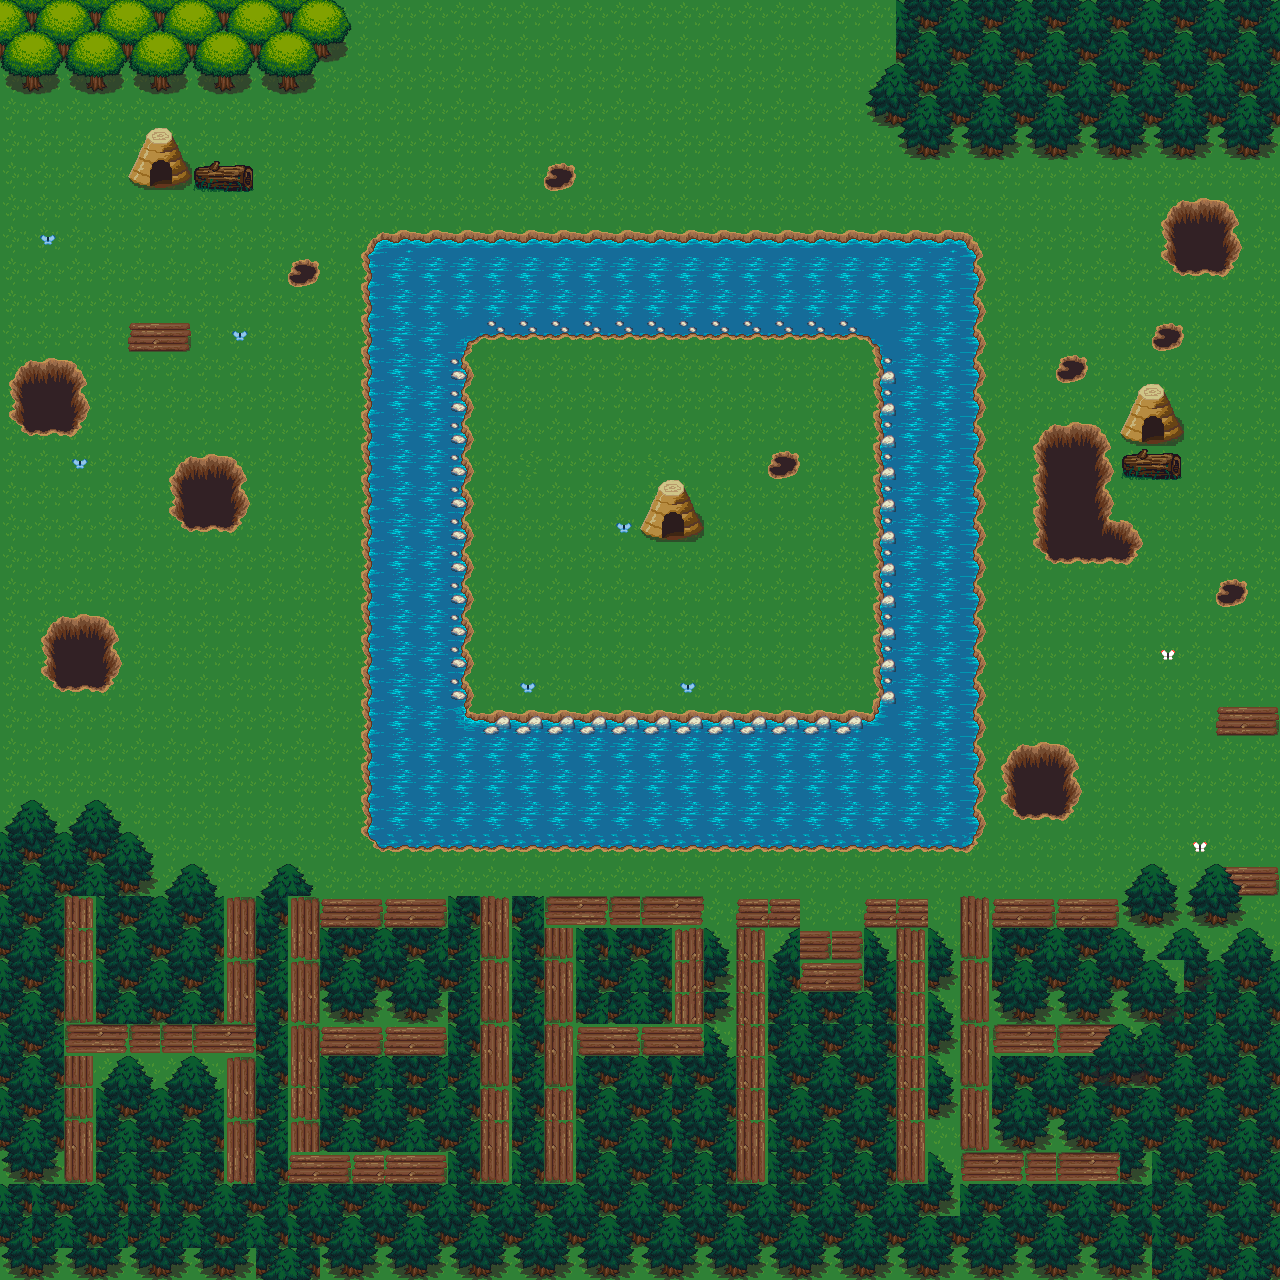

Below is a game level as drawn by its tile map, then a one-line description and the .tmx that defines it (tile-layer data replaced by summaries):
An orthogonal 40x40 tile map with 32x32 px tiles, 3 tile layers (groundlayer, holelayer, riverLayer) and 1 object (start).

<map version="1.9" tiledversion="1.9.2" orientation="orthogonal" renderorder="right-down" width="40" height="40" tilewidth="32" tileheight="32" infinite="0" nextlayerid="8" nextobjectid="5">
 <editorsettings>
  <export target="map3.tmj" format="json" />
 </editorsettings>
 <tileset firstgid="1" name="forest_tiles" tilewidth="32" tileheight="32" tilecount="256" columns="16">
  <image source="forest_tiles.png" width="512" height="512" />
  <tile id="44">
   <properties>
    <property name="save" type="bool" value="true" />
   </properties>
  </tile>
  <tile id="67">
   <properties>
    <property name="brigde4" type="bool" value="true" />
   </properties>
  </tile>
  <tile id="68">
   <properties>
    <property name="bridge5" type="bool" value="true" />
   </properties>
  </tile>
  <tile id="69">
   <properties>
    <property name="bridge6" type="bool" value="true" />
   </properties>
  </tile>
  <tile id="132">
   <properties>
    <property name="bridge1" type="bool" value="true" />
   </properties>
  </tile>
  <tile id="133">
   <properties>
    <property name="bridge2" type="bool" value="true" />
   </properties>
  </tile>
  <tile id="134">
   <properties>
    <property name="bridge3" type="bool" value="true" />
   </properties>
  </tile>
  <tile id="135">
   <properties>
    <property name="bridge1" type="bool" value="true" />
   </properties>
  </tile>
  <tile id="154">
   <properties>
    <property name="bridge1" type="bool" value="true" />
   </properties>
  </tile>
 </tileset>
 <layer id="1" name="groundlayer" width="40" height="40">
  <data>[1600 cells, 1600 non-empty, 2 distinct tile ids]</data>
 </layer>
 <objectgroup id="5" name="ObjectLayer">
  <object id="4" name="start" x="161.74" y="176.613">
   <point />
  </object>
 </objectgroup>
 <layer id="4" name="holelayer" width="40" height="40">
  <data>[1600 cells, 546 non-empty, 29 distinct tile ids]</data>
 </layer>
 <layer id="3" name="riverLayer" width="40" height="40">
  <data>[1600 cells, 424 non-empty, 43 distinct tile ids]</data>
 </layer>
</map>
